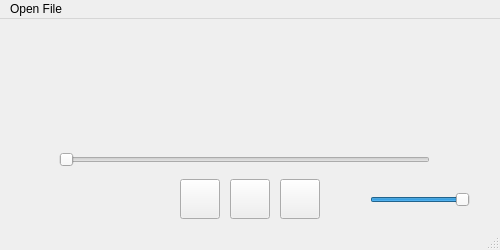
<?xml version="1.0" encoding="UTF-8"?>
<ui version="4.0">
 <class>MainWindow</class>
 <widget class="QMainWindow" name="MainWindow">
  <property name="geometry">
   <rect>
    <x>0</x>
    <y>0</y>
    <width>500</width>
    <height>250</height>
   </rect>
  </property>
  <property name="minimumSize">
   <size>
    <width>500</width>
    <height>250</height>
   </size>
  </property>
  <property name="maximumSize">
   <size>
    <width>500</width>
    <height>250</height>
   </size>
  </property>
  <property name="windowTitle">
   <string>MP3 Player #SK</string>
  </property>
  <widget class="QWidget" name="centralwidget">
   <widget class="QLabel" name="nameSoundLB">
    <property name="geometry">
     <rect>
      <x>20</x>
      <y>10</y>
      <width>451</width>
      <height>101</height>
     </rect>
    </property>
    <property name="font">
     <font>
      <pointsize>12</pointsize>
     </font>
    </property>
    <property name="styleSheet">
     <string notr="true">color: white;</string>
    </property>
    <property name="text">
     <string/>
    </property>
    <property name="alignment">
     <set>Qt::AlignCenter</set>
    </property>
   </widget>
   <widget class="QSlider" name="soundSlider">
    <property name="geometry">
     <rect>
      <x>59</x>
      <y>130</y>
      <width>371</width>
      <height>22</height>
     </rect>
    </property>
    <property name="font">
     <font>
      <pointsize>9</pointsize>
     </font>
    </property>
    <property name="maximum">
     <number>100</number>
    </property>
    <property name="pageStep">
     <number>1</number>
    </property>
    <property name="orientation">
     <enum>Qt::Horizontal</enum>
    </property>
   </widget>
   <widget class="QPushButton" name="stopStartBTN">
    <property name="geometry">
     <rect>
      <x>230</x>
      <y>160</y>
      <width>40</width>
      <height>40</height>
     </rect>
    </property>
    <property name="text">
     <string/>
    </property>
    <property name="flat">
     <bool>false</bool>
    </property>
   </widget>
   <widget class="QPushButton" name="predSoundBTN">
    <property name="geometry">
     <rect>
      <x>180</x>
      <y>160</y>
      <width>40</width>
      <height>40</height>
     </rect>
    </property>
    <property name="text">
     <string/>
    </property>
   </widget>
   <widget class="QSlider" name="volumeSlider">
    <property name="geometry">
     <rect>
      <x>370</x>
      <y>170</y>
      <width>100</width>
      <height>22</height>
     </rect>
    </property>
    <property name="maximum">
     <number>100</number>
    </property>
    <property name="singleStep">
     <number>0</number>
    </property>
    <property name="pageStep">
     <number>5</number>
    </property>
    <property name="value">
     <number>100</number>
    </property>
    <property name="orientation">
     <enum>Qt::Horizontal</enum>
    </property>
   </widget>
   <widget class="QPushButton" name="nextSoundBTN">
    <property name="geometry">
     <rect>
      <x>280</x>
      <y>160</y>
      <width>40</width>
      <height>40</height>
     </rect>
    </property>
    <property name="text">
     <string/>
    </property>
   </widget>
   <widget class="QLabel" name="totalTime">
    <property name="geometry">
     <rect>
      <x>390</x>
      <y>150</y>
      <width>71</width>
      <height>21</height>
     </rect>
    </property>
    <property name="font">
     <font>
      <bold>false</bold>
     </font>
    </property>
    <property name="styleSheet">
     <string notr="true">color: white;</string>
    </property>
    <property name="text">
     <string/>
    </property>
    <property name="alignment">
     <set>Qt::AlignCenter</set>
    </property>
   </widget>
   <widget class="QLabel" name="currentTime">
    <property name="geometry">
     <rect>
      <x>30</x>
      <y>150</y>
      <width>71</width>
      <height>21</height>
     </rect>
    </property>
    <property name="font">
     <font>
      <bold>false</bold>
     </font>
    </property>
    <property name="styleSheet">
     <string notr="true">color: white;</string>
    </property>
    <property name="text">
     <string/>
    </property>
    <property name="alignment">
     <set>Qt::AlignCenter</set>
    </property>
   </widget>
  </widget>
  <widget class="QStatusBar" name="statusbar"/>
  <widget class="QMenuBar" name="menuBar">
   <property name="geometry">
    <rect>
     <x>0</x>
     <y>0</y>
     <width>500</width>
     <height>21</height>
    </rect>
   </property>
   <widget class="QMenu" name="menudsa">
    <property name="title">
     <string>Open File</string>
    </property>
    <addaction name="actionOpen"/>
   </widget>
   <addaction name="menudsa"/>
  </widget>
  <action name="actionOpen">
   <property name="text">
    <string>Open</string>
   </property>
  </action>
 </widget>
 <resources/>
 <connections/>
</ui>
